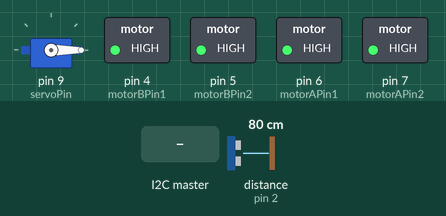
Simulated run of this sketch. Board: Arduino Uno, built with avr-gcc and run on an emulated ATmega328P. Parts: servo, switched loads named in the sketch (green lamp = pin HIGH). Inputs (shaded band) come from the test bench; at power-on: distance to the obstacle (sensor on pin 2) 80 cm. The echo pulse lasts 58.3 µs per cm; pins used as bus, display or sensor lines are not drawn.

Above: at 1.2 s.
1.3 s: the I2C master sends the byte 1
At 1.7 s:
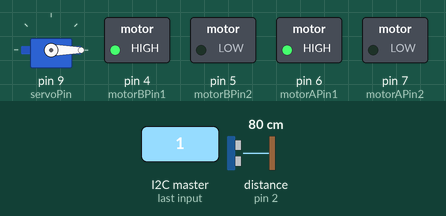
4.3 s: distance to the obstacle (sensor on pin 2) set to 12 cm
At 5.49 s:
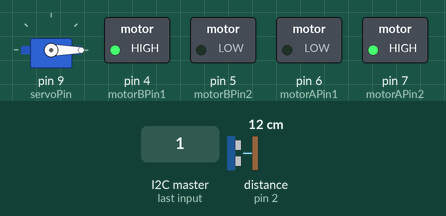
7.1 s: distance to the obstacle (sensor on pin 2) set to 9 cm
At 7.28 s:
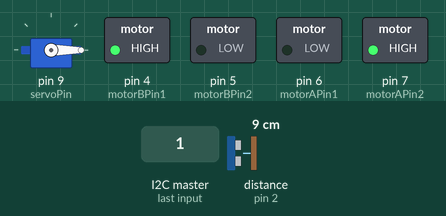
Timing chart, 0 to 10.1 s (numbered marks = the images above; inputs shaded):
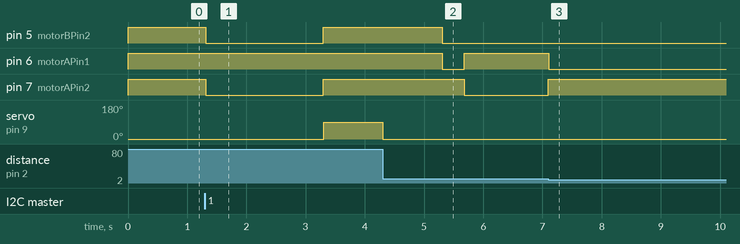

The sketch:

SOFT564Z.ino
```cpp
//Include the servo library
#include <Servo.h>

//Pin Definitions
#define echoPin 2
#define trigPin 3

#define motorAPin1 6
#define motorAPin2 7

#define motorBPin1 4
#define motorBPin2 5

#define servoPin 9

#define sensorPin A3

//Time for a 90 turn
#define turn90 375
//Time fo one side of the square
#define sideTime 2000

//Minimum distance for the ultrasonic
#define minDist 10.0

//Forward and Backward values for the direction flag
#define FOR 1
#define BACK 0

//Assign a name to the servo
Servo dipper;

//Flags
int motors;
volatile int stopFlag;
volatile int moveFlag;
volatile int dirFlag;
volatile int leftFlag;
volatile int rightFlag;
volatile int sampleFlag;

//Variable to hold the reading from the moisture sensor
int sensorData;
//Variable to hold the number of readings taken since the last restart of the arduino
int count;

//Function to get the distance from an object with the ultrasonic sensor
float getDistance() {
  // ---------------------------------------------------------------- //
  // Arduino Ultrasonic Sensor HC-SR04
  // Re-written by Arbi Abdul Jabbaar
  // Using Arduino IDE 1.8.7
  // Using HC-SR04 Module
  // Tested on 17 September 2019
  // ---------------------------------------------------------------- //

  // Clears the trigPin condition
  digitalWrite(trigPin, LOW);
  delayMicroseconds(2);
  // Sets the trigPin HIGH (ACTIVE) for 10 microseconds
  digitalWrite(trigPin, HIGH);
  delayMicroseconds(10);
  digitalWrite(trigPin, LOW);
  // Reads the echoPin, returns the sound wave travel time in microseconds
  long duration = pulseIn(echoPin, HIGH);
  // Calculating the distance
  float distance = duration * 0.034 / 2; // Speed of sound wave divided by 2 (go and back)
  return distance;
}

//Stop function
void halt() {

  //Set all motor pins to high
  digitalWrite(motorAPin1, HIGH);
  digitalWrite(motorAPin2, HIGH);

  digitalWrite(motorBPin1, HIGH);
  digitalWrite(motorBPin2, HIGH);

  //Set the motor flag low
  motors = 0;
}

//90deg right turn function
void rightTurn() {
  //Set the left motor to run forward, and the right to run backwards
  digitalWrite(motorAPin1, LOW);
  digitalWrite(motorAPin2, HIGH);

  digitalWrite(motorBPin1, HIGH);
  digitalWrite(motorBPin2, LOW);

  motors = 1;

  //Wait for the time it takes to turn 90deg
  delay(turn90);

  //Stop the motors
  digitalWrite(motorAPin1, HIGH);
  digitalWrite(motorAPin2, HIGH);

  digitalWrite(motorBPin1, HIGH);
  digitalWrite(motorBPin2, HIGH);

  //Set the right turn flag low
  rightFlag = LOW;
}

//Forward function
void forward() {
  //If it's about to bump into something, turn right
  if (getDistance() <= minDist) {
    rightTurn();
  // If not, set both motors to run forwards
  } else {
    digitalWrite(motorAPin1, HIGH);
    digitalWrite(motorAPin2, LOW);

    digitalWrite(motorBPin1, HIGH);
    digitalWrite(motorBPin2, LOW);

    //Set motors flag high
    motors = 1;
  }
}

//Backwards function
void backward() {
  //Set both motors to run backwards
  digitalWrite(motorAPin1, LOW);
  digitalWrite(motorAPin2, HIGH);

  digitalWrite(motorBPin1, LOW);
  digitalWrite(motorBPin2, HIGH);

  //Set motors flag high
  motors = 1;
}

//90deg left turn function
void leftTurn() {
  //Set the left motor to run backwards and the right to run forwards
  digitalWrite(motorAPin1, HIGH);
  digitalWrite(motorAPin2, LOW);

  digitalWrite(motorBPin1, LOW);
  digitalWrite(motorBPin2, HIGH);

  //Set motors flag high
  motors = 1;

  //Wait for the time it takes to turn 90deg
  delay(turn90);

  //Stop the motors
  digitalWrite(motorAPin1, HIGH);
  digitalWrite(motorAPin2, HIGH);

  digitalWrite(motorBPin1, HIGH);
  digitalWrite(motorBPin2, HIGH);

  //Set the left turn flag low
  leftFlag = LOW;
}

void takeSample() {
  //Stop the motors
  digitalWrite(motorAPin1, HIGH);
  digitalWrite(motorAPin2, HIGH);

  digitalWrite(motorBPin1, HIGH);
  digitalWrite(motorBPin2, HIGH);

  //Turn the servo 90deg
  dipper.write(90);
  //Wait 1s
  delay(1000);
  //Read moisture sensor
  sensorData = analogRead(sensorPin);
  //Return the servo to its start position
  dipper.write(0);
  //Wait 1s
  delay(1000);
  //Increment count
  count++;
  //Set the sample flag low
  sampleFlag = LOW;
}

//Autonomous movement function
void autoMove() {
  //Save the start time
  unsigned long start = millis();
  //If there are no immediate obstacles and no stop signal has been sent
  if ((getDistance() > minDist) ||
      (stopFlag == LOW)) {
    //Start moving forwards
    forward();
  //Otherwise
  } else {
    //Turn right
    rightTurn();
  }
  //While the motors are on
  while (motors) {
    //If the length of time for a side has passed, there is an obstacle, or the stop signal has been sent
    if ((millis() - start >= sideTime) ||
        (getDistance() <= minDist) ||
        (stopFlag == HIGH)) {
      //Stop
      halt();
    }
    //Otherwise keep going
  }
  //If there is an obstacle
  if (getDistance() <= minDist) {
    //Right turn to avoid
    rightTurn();
  //Otherwise
  } else {
    //Take a sample, then make a right turn
    takeSample();
    rightTurn();
  }
}

void setup() {
  // put your setup code here, to run once:
  //Set the motors as outputs
  pinMode(motorAPin1, OUTPUT);
  pinMode(motorAPin2, OUTPUT);

  pinMode(motorBPin1, OUTPUT);
  pinMode(motorBPin2, OUTPUT);

  pinMode(trigPin, OUTPUT); // Sets the trigPin as an OUTPUT
  pinMode(echoPin, INPUT); // Sets the echoPin as an INPUT

  //Attach the servo to the relevant pin, and set it at its rest position
  dipper.attach(servoPin);
  dipper.write(0);

  //Run the I2C setup
  i2cSetup();

  //Initialise the counter at 0
  count = 0;

  //Initialise the stop flag high
  stopFlag = HIGH;

  //Make sure the buggy is not moving
  halt();
}

void loop() {

  //Run functions if the relevant flag is high
  if (rightFlag == HIGH) {
    rightTurn();
  } else if (leftFlag == HIGH) {
    leftTurn();
  } else if (moveFlag == HIGH) {
    autoMove();
  } else if (sampleFlag == HIGH) {
    takeSample();
  } else if (stopFlag == LOW) {
    if (dirFlag == FOR) {
      forward();
    } else if (dirFlag == BACK) {
      backward();
    }
  } else {
    halt();
  }
}
```

I2C.ino
```cpp
//Based off inbuilt arduino example code

//Include the I2C library
#include <Wire.h>

//Setup I2C
void i2cSetup(void){
  Wire.begin(4);                // Join i2c bus with address #4
  Wire.onReceive(command);      // Register command event
  Wire.onRequest(dataReq);      // Register request event
}

//Command event
void command(int numByte){

  //Create variable to hold the command number
  unsigned char comNo;

  //Read the command number from the I2C
  while(Wire.available()){
    comNo = Wire.read();
  }

  //Switch to the appropriate case based on the command number supplied
  switch(comNo){
    case 0x01:
      //Call do square function
      moveFlag = HIGH;
      stopFlag = LOW;
      break;
    case 0x02:
      //Call forward function
      dirFlag = FOR;
      moveFlag = LOW;
      stopFlag = LOW;
      break;
    case 0x03:
      //Call backward function
      dirFlag = BACK;
      moveFlag = LOW;
      stopFlag = LOW;
      break;
    case 0x04:
      //Call right turn function
      rightFlag = HIGH;
      break;
    case 0x05:
      //Call left turn function
      leftFlag = HIGH;
      break;
    case 0x06:
      //Call stop function
      stopFlag = HIGH;
      moveFlag = LOW;
      break;
    case 0x07:
      sampleFlag = HIGH;
      break;
    default:
      //error
      break;
  }
}

//Request event
void dataReq(){
  //Create string to hold the data to be sent
  String data;
  //Add the desired data to the string
  data += count;
  data += " = ";
  data += sensorData;
  data += '\n';
  //Send the data across the I2C to the esp32.
  Wire.write(data.c_str());
}
```

Measured:
- after the input at 1.3 s, pin 5 (motorBPin2), pin 7 (motorAPin2): HIGH → LOW at once, → HIGH 2.0 s later; servo on pin 9 (servoPin): 0° → 90° after 2.0 s
- after the input at 4.3 s, pin 5 (motorBPin2): goes on until 5.3 s, then stays LOW
- after the input at 7.1 s, pin 5 (motorBPin2): stops changing and stays LOW; servo on pin 9 (servoPin): stops changing and stays 0°
